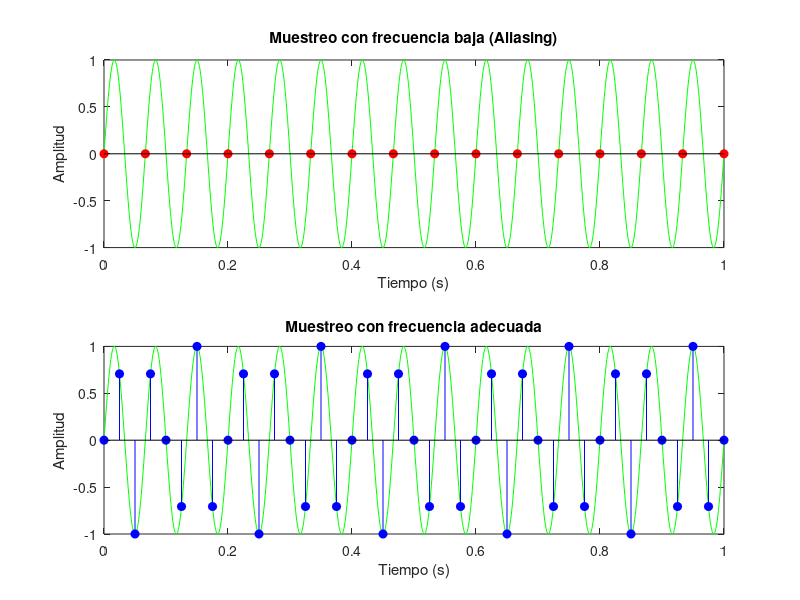

The MATLAB script that drew this image:
fs1 = 15; % Frecuencia de muestreo baja (menor a 2*f)
fs2 = 40; % Frecuencia de muestreo alta (suficiente según Nyquist)
f = 15;   % Frecuencia de la señal original

t1 = 0:1/fs1:1; 
t2 = 0:1/fs2:1; 
tc = 0:0.001:1; % Tiempo continuo

x_cont = sin(2*pi*f*tc); % Señal continua
x1 = sin(2*pi*f*t1); % Señal muestreada con fs1
x2 = sin(2*pi*f*t2); % Señal muestreada con fs2

figure;
subplot(2,1,1);
plot(tc, x_cont, 'g'); hold on;
stem(t1, x1, 'r', 'filled'); % Muestreo con aliasing
title('Muestreo con frecuencia baja (Aliasing)');
xlabel('Tiempo (s)'); ylabel('Amplitud');

subplot(2,1,2);
plot(tc, x_cont, 'g'); hold on;
stem(t2, x2, 'b', 'filled'); % Muestreo correcto
title('Muestreo con frecuencia adecuada');
xlabel('Tiempo (s)'); ylabel('Amplitud');
